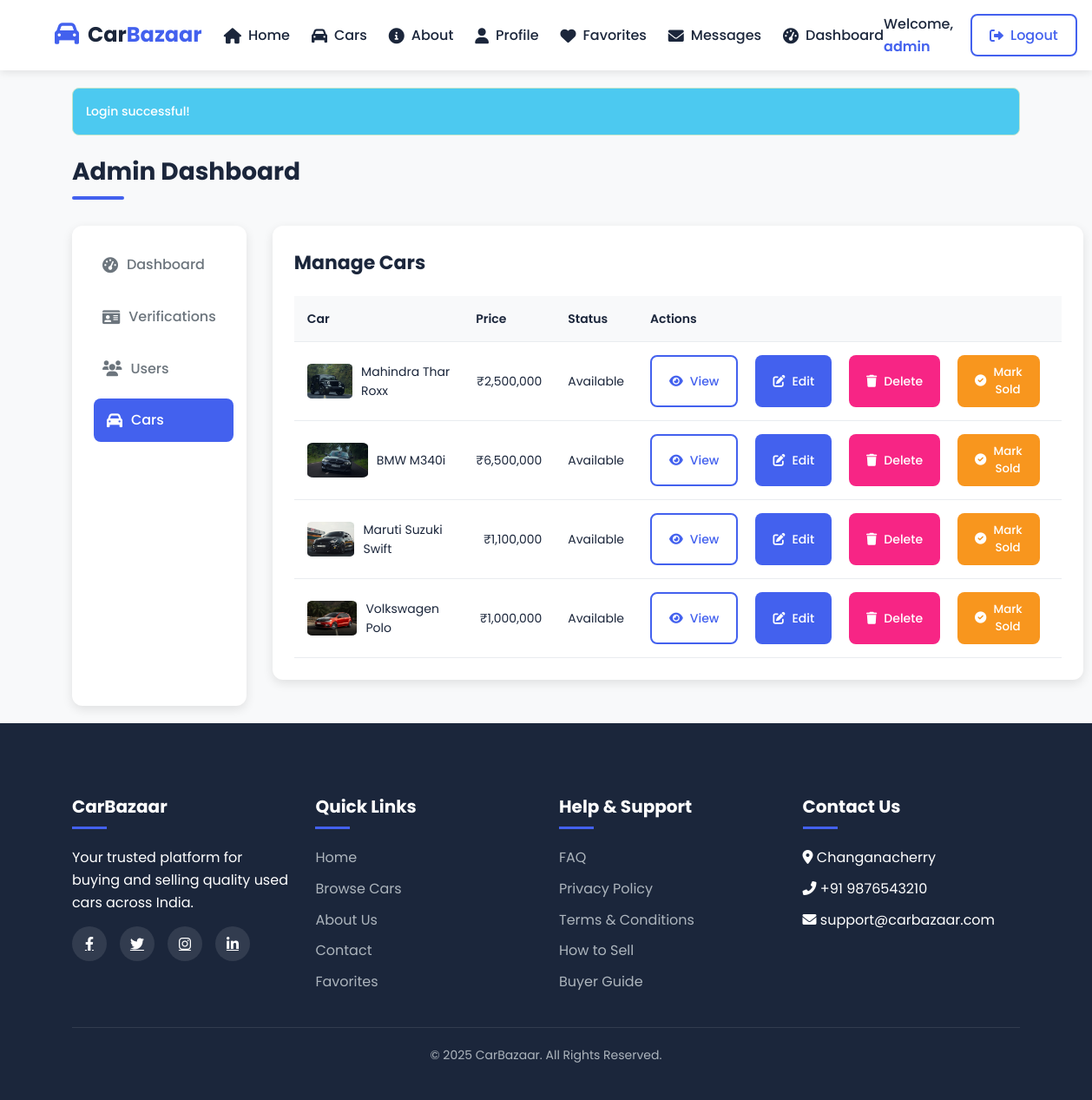
The app's page /admin_dashboard.php?section=cars (signed in) with its own data.
### tables this page shows
CREATE TABLE `cars` (
  `id` int(11) NOT NULL,
  `seller_id` int(11) NOT NULL,
  `model` varchar(100) NOT NULL,
  `brand` varchar(50) NOT NULL,
  `year` int(11) NOT NULL,
  `price` int(11) NOT NULL,
  `km_driven` int(11) NOT NULL,
  `fuel_type` enum('Petrol','Diesel','Electric','Hybrid','CNG') NOT NULL,
  `transmission` enum('Automatic','Manual') NOT NULL,
  `main_image` varchar(255) NOT NULL,
  `sub_image1` varchar(255) DEFAULT NULL,
  `sub_image2` varchar(255) DEFAULT NULL,
  `sub_image3` varchar(255) DEFAULT NULL,
  `location` varchar(100) NOT NULL,
  `ownership` enum('First','Second','Third','Other') NOT NULL,
  `insurance_status` enum('Valid','Expired','None') NOT NULL,
  `description` text DEFAULT NULL,
  `is_sold` tinyint(1) DEFAULT 0,
  `created_at` timestamp NOT NULL DEFAULT current_timestamp()
);

### admin_cars.php (the view, shortened to what this page needs)
<?php
$search_query = isset($_GET['search']) ? filter_input(INPUT_GET, 'search', FILTER_SANITIZE_STRING) : '';
$where_clause = $search_query ? "WHERE (brand LIKE ? OR model LIKE ?)" : "";
$stmt = $conn->prepare("SELECT id, brand, model, price, is_sold, main_image FROM cars $where_clause ORDER BY created_at DESC");
$stmt->execute();
$cars_result = $stmt->get_result();
?>
<div class="table-container">
    <h3>Manage Cars</h3>
    <?php if ($cars_result->num_rows > 0): ?>
        <table>
            <thead>
                <tr>
                    <th>Car</th>
                    <th>Price</th>
                    <th>Status</th>
                    <th>Actions</th>
                </tr>
            </thead>
            <tbody>
                <?php while ($car = $cars_result->fetch_assoc()): ?>
                    <tr>
                        <td>
                            <div style="display: flex; align-items: center; gap: 10px;">
                                <img src="<?php echo htmlspecialchars($car['main_image'] ?: 'Uploads/cars/default.jpg'); ?>" alt="<?php echo htmlspecialchars($car['brand'] . ' ' . $car['model']); ?>" class="car-image">
                                <?php echo htmlspecialchars($car['brand'] . ' ' . $car['model']); ?>
                            </div>
                        </td>
                        <td style="text-align: right;">₹<?php echo number_format($car['price'], 0, '', ','); ?></td>
                        <td style="text-align: center;"><?php echo $car['is_sold'] ? 'Sold' : 'Available'; ?></td>
                        <td class="action-buttons">
                            <a href="view_car.php?id=<?php echo $car['id']; ?>" class="btn btn-outline"><i class="fas fa-eye"></i> View</a>
                            <a href="edit_car.php?id=<?php echo $car['id']; ?>" class="btn btn-primary"><i class="fas fa-edit"></i> Edit</a>
                            <a href="delete_car.php?id=<?php echo $car['id']; ?>" class="btn btn-danger"><i class="fas fa-trash"></i> Delete</a>
                            <?php if (!$car['is_sold']): ?>
                                <form method="POST" style="display: inline;">
                                    <button type="submit" name="mark_sold" class="btn btn-warning"><i class="fas fa-check-circle"></i> Mark Sold</button>
                                </form>
                            <?php endif; ?>
                        </td>
                    </tr>
                <?php endwhile; ?>
            </tbody>
        </table>
    <?php else: ?>
        <p>No cars found.</p>
    <?php endif; ?>
</div>

### style.css (style rules this page uses)
:root { --primary: #4361ee; --secondary: #3f37c9; --accent: #4895ef; --dark: #1b263b; --light: #f8f9fa; --success: #4cc9f0; --warning: #f8961e; --danger: #f72585; --gray: #6c757d; --light-gray: #e9ecef; }
* { margin: 0; padding: 0; box-sizing: border-box; font-family: 'Poppins', sans-serif; }
body { background-color: var(--light); color: var(--dark); line-height: 1.6; scroll-behavior: smooth; }
.btn { display: inline-flex; align-items: center; justify-content: center; padding: 10px 20px; border-radius: 8px; font-weight: 500; cursor: pointer; transition: all 0.3s ease; text-decoration: none; border: none; outline: none; margin-right:10px; }
.btn i { margin-right: 8px; }
.btn-primary { background-color: var(--primary); color: white; }
.btn-outline { background-color: transparent; color: var(--primary); border: 2px solid var(--primary); }
.btn-danger { background-color: var(--danger); color: white; }
.car-image { height: 200px; overflow: hidden; position: relative; }

### admin_dashboard.php (style rules this page uses)
:root { --primary: #4361ee; --secondary: #3f37c9; --accent: #4895ef; --dark: #1b263b; --light: #f8f9fa; --success: #4cc9f0; --warning: #f8961e; --danger: #f72585; --gray: #6c757d; --light-gray: #e9ecef; }
body { font-family: 'Poppins', sans-serif; background-color: var(--light); color: var(--dark); margin: 0; padding: 0; }
.btn { display: inline-flex; align-items: center; justify-content: center; padding: 10px 20px; border-radius: 8px; font-weight: 500; cursor: pointer; transition: all 0.3s ease; text-decoration: none; border: none; outline: none; }
.btn i { margin-right: 8px; }
.btn-primary { background-color: var(--primary); color: white; }
.btn-outline { background-color: transparent; color: var(--primary); border: 2px solid var(--primary); }
.btn-danger { background-color: var(--danger); color: white; }
.btn-warning { background-color: var(--warning); color: white; }
.table-container { background-color: white; padding: 25px; border-radius: 12px; box-shadow: 0 4px 12px rgba(0, 0, 0, 0.1); margin-bottom: 30px; }
.table-container h3 { margin: 0 0 20px; font-size: 22px; color: var(--dark); }
table { width: 100%; border-collapse: collapse; font-size: 14px; }
th, td { padding: 15px; text-align: left; border-bottom: 1px solid var(--light-gray); }
th { background-color: var(--light); font-weight: 600; color: var(--dark); }
.action-buttons { display: flex; gap: 10px; justify-content: flex-end; }
.car-image, .user-image { width: 70px; height: 40px; object-fit: cover; border-radius: 10%; vertical-align: middle; }

### records on screen
cars: main_image (picture), brand+model "Mahindra Thar Roxx", price "2,500,000", is_sold "Available"
cars: main_image (picture), brand+model "BMW M340i", price "6,500,000", is_sold "Available"
cars: main_image (picture), brand+model "Maruti Suzuki Swift", price "1,100,000", is_sold "Available"
cars: main_image (picture), brand+model "Volkswagen Polo", price "1,000,000", is_sold "Available"

### other values on screen
$_SESSION['username'] "admin"
$_SESSION['message'] "Login successful!"
